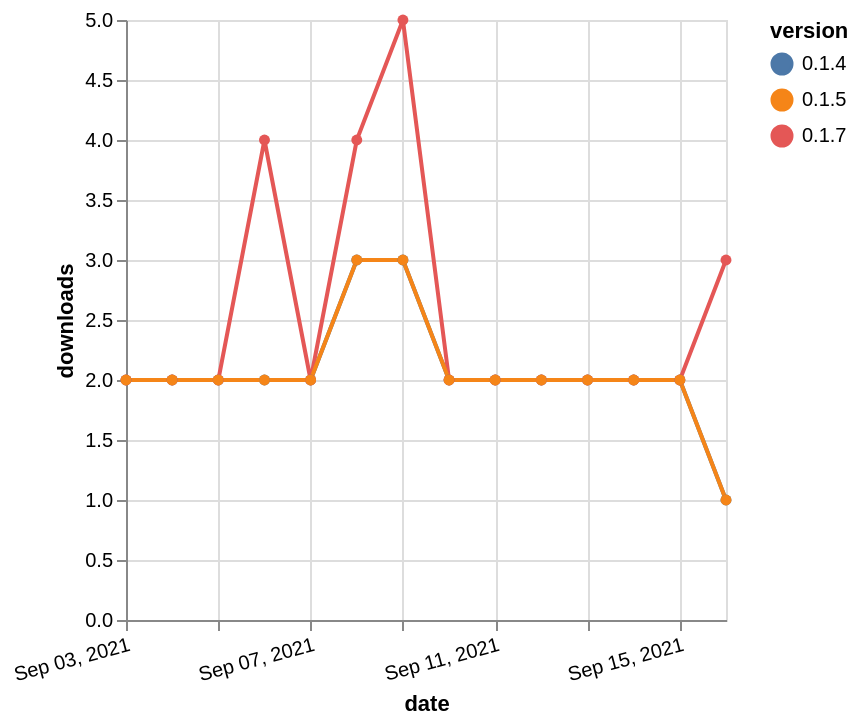

Express this chart as Vega-Lite.
### Vega-Lite specification from a JSON file in a GitHub repository (floating-point values rounded to 4 significant figures)
{"$schema": "https://vega.github.io/schema/vega-lite/v5.json", "description": "A simple bar chart with embedded data.", "data": {"values": [{"date": "2021-09-03", "total": 1872, "delta": 2, "version": "0.1.4"}, {"date": "2021-09-04", "total": 1874, "delta": 2, "version": "0.1.4"}, {"date": "2021-09-05", "total": 1876, "delta": 2, "version": "0.1.4"}, {"date": "2021-09-06", "total": 1878, "delta": 2, "version": "0.1.4"}, {"date": "2021-09-07", "total": 1880, "delta": 2, "version": "0.1.4"}, {"date": "2021-09-08", "total": 1883, "delta": 3, "version": "0.1.4"}, {"date": "2021-09-09", "total": 1886, "delta": 3, "version": "0.1.4"}, {"date": "2021-09-10", "total": 1888, "delta": 2, "version": "0.1.4"}, {"date": "2021-09-11", "total": 1890, "delta": 2, "version": "0.1.4"}, {"date": "2021-09-12", "total": 1892, "delta": 2, "version": "0.1.4"}, {"date": "2021-09-13", "total": 1894, "delta": 2, "version": "0.1.4"}, {"date": "2021-09-14", "total": 1896, "delta": 2, "version": "0.1.4"}, {"date": "2021-09-15", "total": 1898, "delta": 2, "version": "0.1.4"}, {"date": "2021-09-16", "total": 1899, "delta": 1, "version": "0.1.4"}, {"date": "2021-09-03", "total": 1194, "delta": 2, "version": "0.1.7"}, {"date": "2021-09-04", "total": 1196, "delta": 2, "version": "0.1.7"}, {"date": "2021-09-05", "total": 1198, "delta": 2, "version": "0.1.7"}, {"date": "2021-09-06", "total": 1202, "delta": 4, "version": "0.1.7"}, {"date": "2021-09-07", "total": 1204, "delta": 2, "version": "0.1.7"}, {"date": "2021-09-08", "total": 1208, "delta": 4, "version": "0.1.7"}, {"date": "2021-09-09", "total": 1213, "delta": 5, "version": "0.1.7"}, {"date": "2021-09-10", "total": 1215, "delta": 2, "version": "0.1.7"}, {"date": "2021-09-11", "total": 1217, "delta": 2, "version": "0.1.7"}, {"date": "2021-09-12", "total": 1219, "delta": 2, "version": "0.1.7"}, {"date": "2021-09-13", "total": 1221, "delta": 2, "version": "0.1.7"}, {"date": "2021-09-14", "total": 1223, "delta": 2, "version": "0.1.7"}, {"date": "2021-09-15", "total": 1225, "delta": 2, "version": "0.1.7"}, {"date": "2021-09-16", "total": 1228, "delta": 3, "version": "0.1.7"}, {"date": "2021-09-03", "total": 1233, "delta": 2, "version": "0.1.5"}, {"date": "2021-09-04", "total": 1235, "delta": 2, "version": "0.1.5"}, {"date": "2021-09-05", "total": 1237, "delta": 2, "version": "0.1.5"}, {"date": "2021-09-06", "total": 1239, "delta": 2, "version": "0.1.5"}, {"date": "2021-09-07", "total": 1241, "delta": 2, "version": "0.1.5"}, {"date": "2021-09-08", "total": 1244, "delta": 3, "version": "0.1.5"}, {"date": "2021-09-09", "total": 1247, "delta": 3, "version": "0.1.5"}, {"date": "2021-09-10", "total": 1249, "delta": 2, "version": "0.1.5"}, {"date": "2021-09-11", "total": 1251, "delta": 2, "version": "0.1.5"}, {"date": "2021-09-12", "total": 1253, "delta": 2, "version": "0.1.5"}, {"date": "2021-09-13", "total": 1255, "delta": 2, "version": "0.1.5"}, {"date": "2021-09-14", "total": 1257, "delta": 2, "version": "0.1.5"}, {"date": "2021-09-15", "total": 1259, "delta": 2, "version": "0.1.5"}, {"date": "2021-09-16", "total": 1260, "delta": 1, "version": "0.1.5"}]}, "width": "container", "mark": {"type": "line", "point": {"filled": true}}, "encoding": {"x": {"field": "date", "type": "temporal", "timeUnit": "yearmonthdate", "title": "date", "axis": {"labelAngle": -15}}, "y": {"field": "delta", "type": "quantitative", "title": "downloads"}, "color": {"field": "version", "type": "nominal"}, "tooltip": {"field": "delta"}}}
